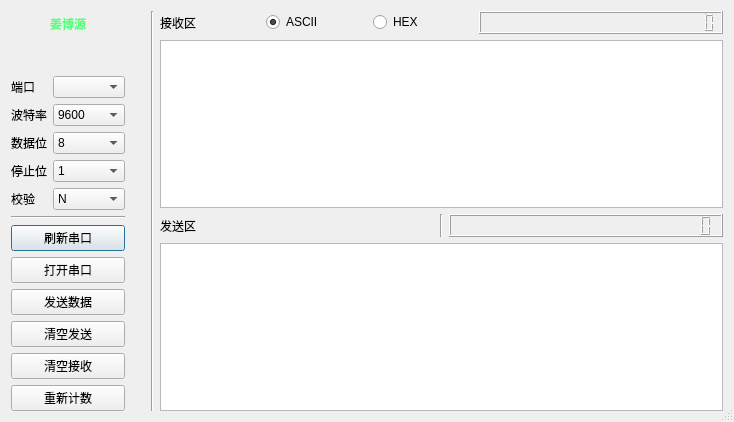
<?xml version="1.0" encoding="UTF-8"?>
<ui version="4.0">
 <class>Dialog</class>
 <widget class="QDialog" name="Dialog">
  <property name="geometry">
   <rect>
    <x>0</x>
    <y>0</y>
    <width>734</width>
    <height>422</height>
   </rect>
  </property>
  <property name="windowTitle">
   <string>For My New Car</string>
  </property>
  <property name="windowIcon">
   <iconset>
    <normaloff>dream.png</normaloff>dream.png</iconset>
  </property>
  <property name="sizeGripEnabled">
   <bool>true</bool>
  </property>
  <layout class="QHBoxLayout" name="horizontalLayout_4">
   <item>
    <layout class="QVBoxLayout" name="verticalLayout_9">
     <item>
      <widget class="QLabel" name="author">
       <property name="text">
        <string>&lt;html&gt;&lt;head/&gt;&lt;body&gt;&lt;p align=&quot;center&quot;&gt;&lt;span style=&quot; font-weight:600; color:#55ff7f;&quot;&gt;姜博源&lt;/span&gt;&lt;/p&gt;&lt;/body&gt;&lt;/html&gt;</string>
       </property>
       <property name="scaledContents">
        <bool>false</bool>
       </property>
      </widget>
     </item>
     <item>
      <widget class="QLabel" name="Photo">
       <property name="text">
        <string/>
       </property>
       <property name="pixmap">
        <pixmap>dream.png</pixmap>
       </property>
      </widget>
     </item>
     <item>
      <layout class="QVBoxLayout" name="verticalLayout_8">
       <item>
        <layout class="QVBoxLayout" name="verticalLayout_7">
         <item>
          <layout class="QHBoxLayout" name="horizontalLayout">
           <item>
            <layout class="QVBoxLayout" name="verticalLayout">
             <item>
              <widget class="QLabel" name="PortLable">
               <property name="text">
                <string>端口</string>
               </property>
              </widget>
             </item>
             <item>
              <widget class="QLabel" name="baundlabel">
               <property name="text">
                <string>波特率</string>
               </property>
              </widget>
             </item>
             <item>
              <widget class="QLabel" name="bytesizelabel">
               <property name="text">
                <string>数据位</string>
               </property>
              </widget>
             </item>
             <item>
              <widget class="QLabel" name="stopbitslabel">
               <property name="text">
                <string>停止位</string>
               </property>
              </widget>
             </item>
             <item>
              <widget class="QLabel" name="paritylabel">
               <property name="text">
                <string>校验</string>
               </property>
              </widget>
             </item>
            </layout>
           </item>
           <item>
            <layout class="QVBoxLayout" name="verticalLayout_2">
             <item>
              <widget class="QComboBox" name="port"/>
             </item>
             <item>
              <widget class="QComboBox" name="baund">
               <item>
                <property name="text">
                 <string>9600</string>
                </property>
               </item>
               <item>
                <property name="text">
                 <string>115200</string>
                </property>
               </item>
              </widget>
             </item>
             <item>
              <widget class="QComboBox" name="bytesize">
               <item>
                <property name="text">
                 <string>8</string>
                </property>
               </item>
               <item>
                <property name="text">
                 <string>7</string>
                </property>
               </item>
               <item>
                <property name="text">
                 <string>6</string>
                </property>
               </item>
               <item>
                <property name="text">
                 <string>5</string>
                </property>
               </item>
              </widget>
             </item>
             <item>
              <widget class="QComboBox" name="stopbits">
               <item>
                <property name="text">
                 <string>1</string>
                </property>
               </item>
              </widget>
             </item>
             <item>
              <widget class="QComboBox" name="parity">
               <item>
                <property name="text">
                 <string>N</string>
                </property>
               </item>
              </widget>
             </item>
            </layout>
           </item>
          </layout>
         </item>
        </layout>
       </item>
       <item>
        <widget class="Line" name="line_2">
         <property name="orientation">
          <enum>Qt::Horizontal</enum>
         </property>
        </widget>
       </item>
       <item>
        <layout class="QVBoxLayout" name="verticalLayout_3">
         <item>
          <widget class="QPushButton" name="flashCOM">
           <property name="text">
            <string>刷新串口</string>
           </property>
          </widget>
         </item>
         <item>
          <widget class="QPushButton" name="openPortButton">
           <property name="text">
            <string>打开串口</string>
           </property>
          </widget>
         </item>
         <item>
          <widget class="QPushButton" name="SendDataButton">
           <property name="text">
            <string>发送数据</string>
           </property>
          </widget>
         </item>
         <item>
          <widget class="QPushButton" name="ClearSendButton">
           <property name="text">
            <string>清空发送</string>
           </property>
          </widget>
         </item>
         <item>
          <widget class="QPushButton" name="ClearReceiveButton">
           <property name="text">
            <string>清空接收</string>
           </property>
          </widget>
         </item>
         <item>
          <widget class="QPushButton" name="recountButton">
           <property name="text">
            <string>重新计数</string>
           </property>
          </widget>
         </item>
        </layout>
       </item>
      </layout>
     </item>
    </layout>
   </item>
   <item>
    <spacer name="verticalSpacer_3">
     <property name="orientation">
      <enum>Qt::Vertical</enum>
     </property>
     <property name="sizeHint" stdset="0">
      <size>
       <width>20</width>
       <height>365</height>
      </size>
     </property>
    </spacer>
   </item>
   <item>
    <widget class="Line" name="line">
     <property name="orientation">
      <enum>Qt::Vertical</enum>
     </property>
    </widget>
   </item>
   <item>
    <layout class="QVBoxLayout" name="verticalLayout_6">
     <item>
      <layout class="QVBoxLayout" name="verticalLayout_5">
       <item>
        <layout class="QHBoxLayout" name="horizontalLayout_3">
         <item>
          <widget class="QLabel" name="receiveeditlabel">
           <property name="text">
            <string>接收区</string>
           </property>
          </widget>
         </item>
         <item>
          <widget class="QRadioButton" name="radioButton">
           <property name="text">
            <string>ASCII</string>
           </property>
           <property name="checked">
            <bool>true</bool>
           </property>
          </widget>
         </item>
         <item>
          <widget class="QRadioButton" name="radioButton_2">
           <property name="text">
            <string>HEX</string>
           </property>
          </widget>
         </item>
         <item>
          <widget class="QLCDNumber" name="receivecount">
           <property name="digitCount">
            <number>25</number>
           </property>
          </widget>
         </item>
        </layout>
       </item>
       <item>
        <widget class="QTextBrowser" name="ReceivetextBrowser"/>
       </item>
      </layout>
     </item>
     <item>
      <layout class="QVBoxLayout" name="verticalLayout_4">
       <item>
        <layout class="QHBoxLayout" name="horizontalLayout_2">
         <item>
          <widget class="QLabel" name="sendeditlabel">
           <property name="text">
            <string>发送区</string>
           </property>
          </widget>
         </item>
         <item>
          <widget class="Line" name="line_3">
           <property name="orientation">
            <enum>Qt::Vertical</enum>
           </property>
          </widget>
         </item>
         <item>
          <widget class="QLCDNumber" name="sendcount">
           <property name="digitCount">
            <number>25</number>
           </property>
          </widget>
         </item>
        </layout>
       </item>
       <item>
        <widget class="QTextEdit" name="SendtextEdit"/>
       </item>
      </layout>
     </item>
    </layout>
   </item>
  </layout>
  <zorder>line</zorder>
  <zorder>radioButton</zorder>
  <zorder>radioButton_2</zorder>
  <zorder>sendcount</zorder>
  <zorder>Photo</zorder>
  <zorder>verticalSpacer</zorder>
  <zorder>author</zorder>
 </widget>
 <resources/>
 <connections/>
</ui>
